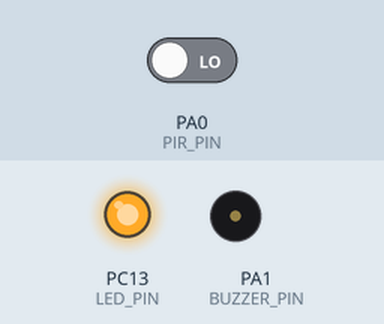
A sketch run on a simulated STM32 Blue Pill. Shown: output pins drawn as LEDs (lit = HIGH), buzzer (waves = sounding, pin HIGH). Inputs (shaded band) come from the test bench; at power-on: PA0 (PIR_PIN) LOW. What the sketch prints to the serial monitor is not drawn.

Above: at 2.2 s.
2.3 s: PA0 (PIR_PIN) driven HIGH
At 3.9 s:
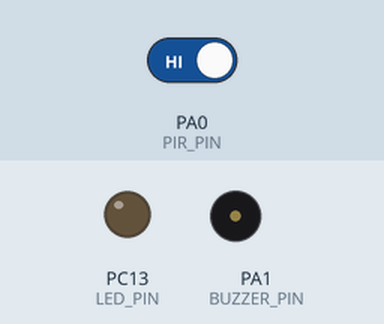
5.3 s: PA0 (PIR_PIN) driven LOW
At 6.5 s:
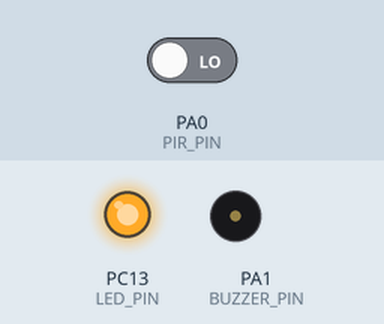
Timing chart, 0 to 8.3 s (numbered marks = the images above; inputs shaded):
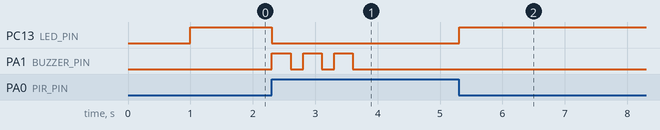

The sketch:

sketch_oct28b.ino
```cpp
/*
 * SENTINEL AI - Motion Detection System
 * STM32F103C8T6 Blue Pill
 *
 * Hardware Connections:
 * - PIR Sensor Signal → PA0
 * - Buzzer (+)       → PA1
 * - PIR VCC          → 3.3V
 * - PIR GND          → GND
 * - Buzzer (-)       → GND
 *
 * Function:
 * - Beeps 3 times IMMEDIATELY when motion detected
 * - Then beeps 3 times every 1 minute if motion continues
 * - LED indicator during motion
 *
 * Author: Sentinel AI Team
 * Date: October 28, 2025
 */

// ==================== PIN DEFINITIONS ====================
#define PIR_PIN PA0        // PIR motion sensor input
#define BUZZER_PIN PA1     // Buzzer output
#define LED_PIN PC13       // Onboard LED (active LOW)

// ==================== TIMING CONSTANTS ====================
const unsigned long BEEP_INTERVAL = 60000;  // 1 minute in milliseconds
const int BEEP_DURATION = 300;              // Beep length (ms)
const int BEEP_GAP = 200;                   // Gap between beeps (ms)
const int NUM_BEEPS = 3;                    // Number of beeps

// ==================== GLOBAL VARIABLES ====================
unsigned long motionStartTime = 0;          // When motion first detected
unsigned long lastBeepTime = 0;             // Timestamp of last beep
bool motionActive = false;                  // Motion flag
bool firstBeepDone = false;                 // Track if first beep completed

// ==================== SETUP ====================
void setup() {
  // Initialize Serial Monitor
  Serial.begin(115200);
  delay(1000);

  // Print startup banner
  Serial.println();
  Serial.println("========================================");
  Serial.println("  SENTINEL AI - MOTION DETECTION SYSTEM");
  Serial.println("========================================");
  Serial.println("  STM32 Blue Pill (STM32F103C8T6)");
  Serial.println("========================================");
  Serial.println();

  // Configure pins
  pinMode(PIR_PIN, INPUT);
  pinMode(BUZZER_PIN, OUTPUT);
  pinMode(LED_PIN, OUTPUT);

  // Set initial states
  digitalWrite(BUZZER_PIN, LOW);   // Buzzer OFF
  digitalWrite(LED_PIN, HIGH);     // LED OFF (active LOW)

  // Print configuration
  Serial.println("Configuration:");
  Serial.println("  PIR Sensor    : PA0");
  Serial.println("  Buzzer        : PA1");
  Serial.println("  LED Indicator : PC13");
  Serial.println();
  Serial.println("Operation:");
  Serial.println("  - Beeps 3 times IMMEDIATELY on motion");
  Serial.println("  - Repeats every 1 minute if motion continues");
  Serial.println("  - LED ON during motion detection");
  Serial.println();
  Serial.println("========================================");
  Serial.println("✅ SYSTEM READY - Monitoring Started");
  Serial.println("========================================");
  Serial.println();
}

// ==================== MAIN LOOP ====================
void loop() {
  // Read PIR sensor state
  int pirState = digitalRead(PIR_PIN);

  // Check if motion is detected
  if (pirState == HIGH) {
    // Motion detected

    if (!motionActive) {
      // ===== FIRST DETECTION - Motion just started =====
      motionActive = true;
      firstBeepDone = false;

      // Turn LED ON
      digitalWrite(LED_PIN, LOW);  // Active LOW

      // Record motion start time
      motionStartTime = millis();
      lastBeepTime = millis();

      // Log to serial
      Serial.println("👤 MOTION DETECTED!");
      Serial.print("   Time: ");
      Serial.print(millis() / 1000);
      Serial.println(" seconds");
      Serial.println();

      // ===== BEEP IMMEDIATELY (First Beep) =====
      Serial.println("🔊 IMMEDIATE ALERT - First Detection");
      soundAlarm();
      firstBeepDone = true;

      Serial.println("   Waiting for 1 minute...");
      Serial.println();
    }
    else if (firstBeepDone) {
      // ===== Motion is continuing - check if 1 minute passed =====
      unsigned long currentTime = millis();
      unsigned long elapsedTime = currentTime - lastBeepTime;

      if (elapsedTime >= BEEP_INTERVAL) {
        // 1 minute has elapsed since last beep
        Serial.println("⏰ 1 MINUTE PASSED - Motion Still Active");
        Serial.print("   Time: ");
        Serial.print(currentTime / 1000);
        Serial.println(" seconds");
        Serial.print("   Elapsed: ");
        Serial.print(elapsedTime / 1000);
        Serial.println(" seconds since last beep");
        Serial.println();

        // Sound alarm again
        Serial.println("🔊 REPEAT ALERT - Motion Continues");
        soundAlarm();

        // Update last beep time
        lastBeepTime = currentTime;

        Serial.println("   Waiting for next 1 minute...");
        Serial.println();
      }
    }

  } else {
    // ===== No motion detected =====

    if (motionActive) {
      // Motion just stopped
      motionActive = false;
      firstBeepDone = false;

      // Turn LED OFF
      digitalWrite(LED_PIN, HIGH);  // Active LOW

      // Calculate total motion duration
      unsigned long totalDuration = millis() - motionStartTime;

      // Log to serial
      Serial.println("✓ MOTION ENDED");
      Serial.print("   Time: ");
      Serial.print(millis() / 1000);
      Serial.println(" seconds");
      Serial.print("   Total duration: ");
      Serial.print(totalDuration / 1000);
      Serial.println(" seconds");
      Serial.println("   System reset - Ready for next detection");
      Serial.println();

      // Reset timers
      motionStartTime = 0;
      lastBeepTime = 0;
    }
  }

  // Small delay to avoid excessive readings
  delay(100);
}

// ==================== SOUND ALARM FUNCTION ====================
void soundAlarm() {
  for (int i = 0; i < NUM_BEEPS; i++) {
    Serial.print("   🔊 Beep ");
    Serial.println(i + 1);

    // Turn buzzer ON
    digitalWrite(BUZZER_PIN, HIGH);
    delay(BEEP_DURATION);

    // Turn buzzer OFF
    digitalWrite(BUZZER_PIN, LOW);

    // Gap between beeps (except after last beep)
    if (i < NUM_BEEPS - 1) {
      delay(BEEP_GAP);
    }
  }

  Serial.println("✅ Alarm complete");
  Serial.println();
}
```

Measured:
- after the input at 2.3 s, PC13 (LED_PIN): HIGH → LOW at once; PA1 (BUZZER_PIN): alternates HIGH for 0.30 s and LOW for 0.20 s, 6 changes in all, then stays LOW, starting at once
- after the input at 5.3 s, PC13 (LED_PIN): LOW → HIGH at once
